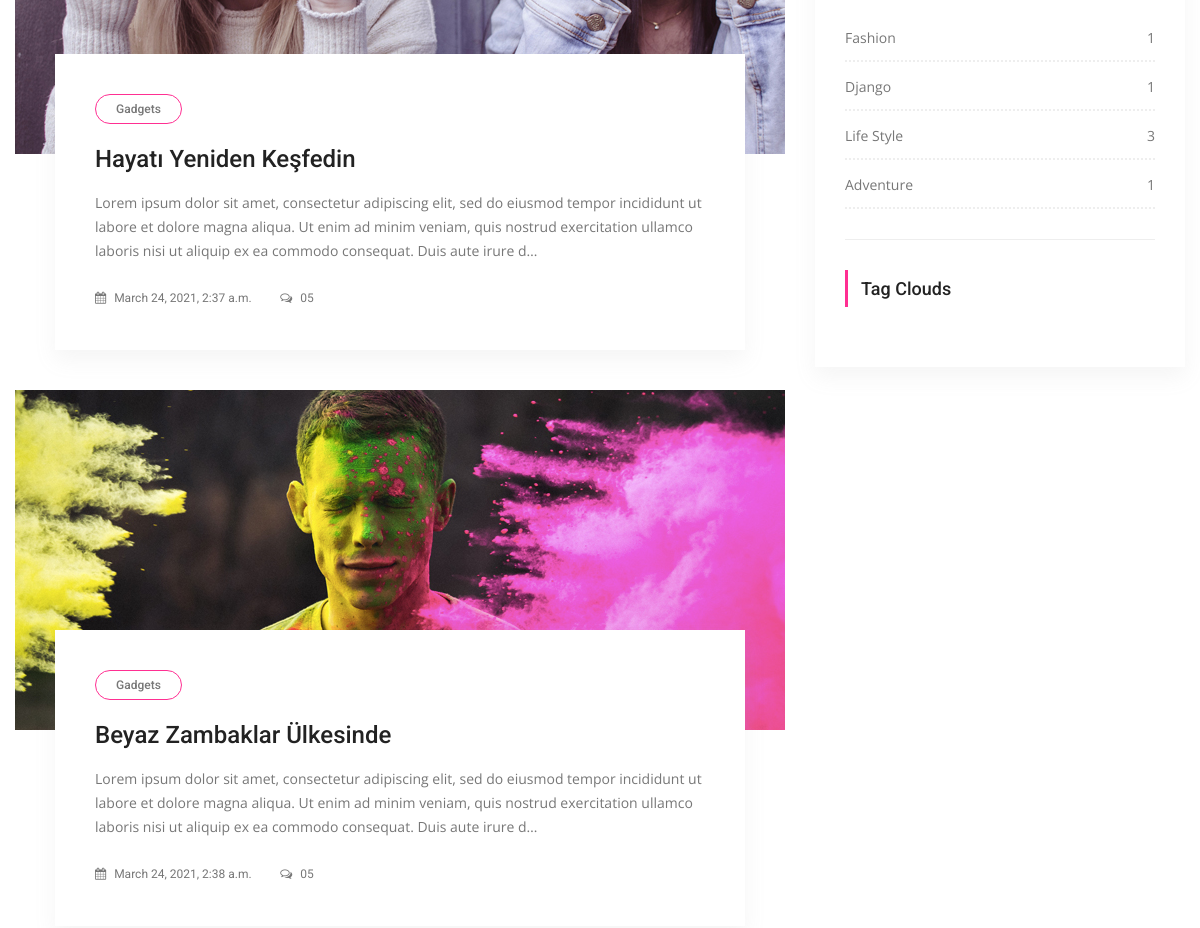
/ (middle part), run on an earlier commit of the app's database.
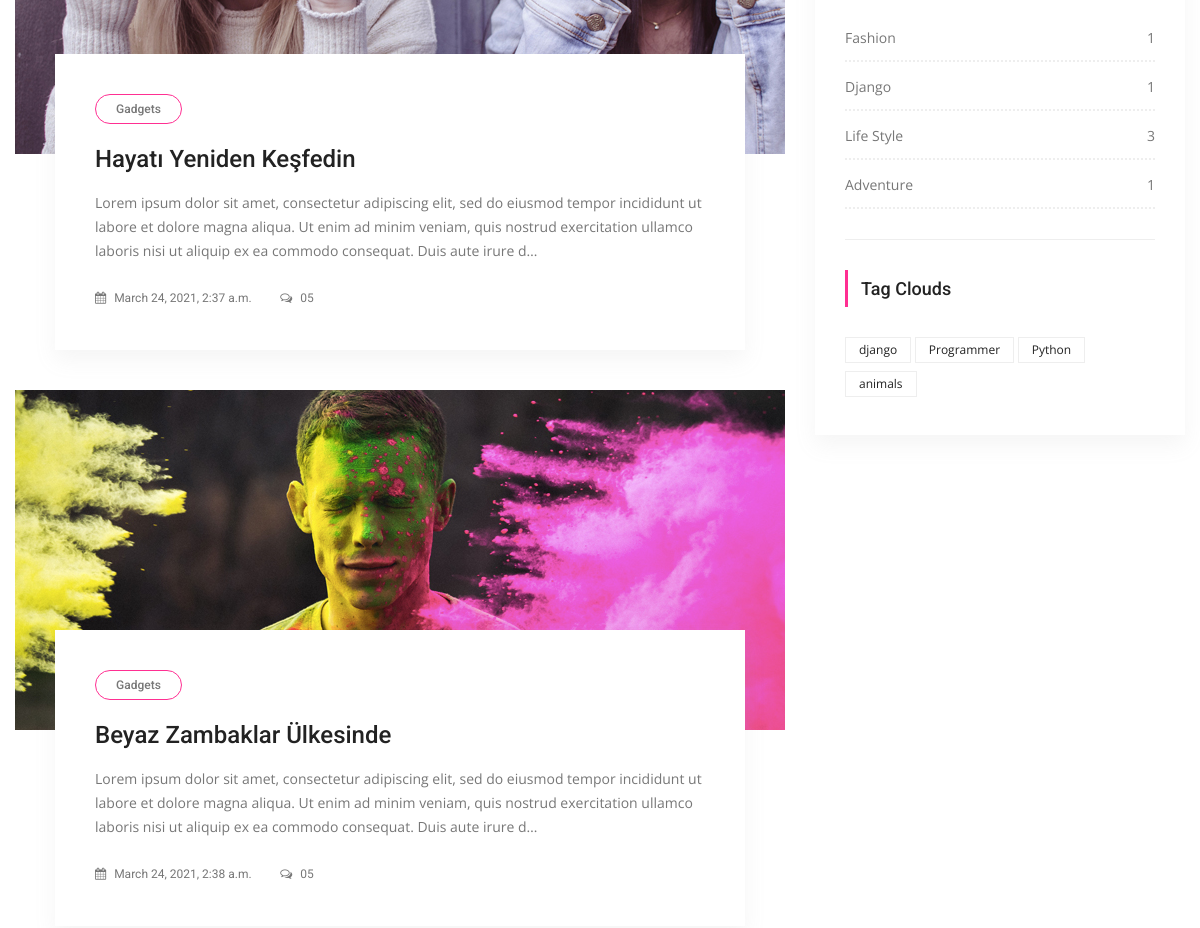
And on a later commit of the database.
### posts/models.py (models this page shows, shortened)
class Post(models.Model):
    title = models.CharField(max_length=150)
    content = models.TextField()
    publishing_date = models.DateTimeField(auto_now_add=True)
    image = models.ImageField(null=True,blank=True, upload_to='resimler/',default="resimler/sean-o-KMn4VEeEPR8-unsplash.jpg")
    user = models.ForeignKey(settings.AUTH_USER_MODEL, on_delete=models.CASCADE, default=1)#ForeignKey -> 1'e çok yani, 1 kullanıcı bir sürü yazı ekleyebilir ilişkisi
    slug = models.SlugField(default="slug", editable=False)
    category = models.ForeignKey(Category,on_delete=models.CASCADE, default=1, related_name="posts")#1 Category'nin ->BİR SÜRÜ POSTU OLABİLİR , category -> one, Post Many
    tag = models.ManyToManyField(Tag,related_name="posts", blank=True)
    slider_post = models.BooleanField(default=False)
    """
   1 user -> Bir sürü yazısı olabilir, fakat 1 yazının(Aynı yazı) bir sürü useri olamaz :ForeignKey
    1 etiket bir çok posta ait olabilir, aynı zamanda o yazıda bir çok etikete sahip olabilir:ManyToMany
    """

class Category(models.Model):
    title = models.CharField(max_length=250)
    slug = models.SlugField(editable=False)
    def post_count(self):
        return self.posts.all().count() #posts -> related_name="posts" dan geliyor..

class Tag(models.Model):
    title = models.CharField(max_length = 50)
    slug = models.SlugField(editable = False )
    def __str__(self):
        return self.title

### posts/views.py (the view)
# urls.py: path('', IndexView.as_view(), name='index'),
class IndexView(ListView):
    template_name = 'posts/index.html' #templates->posts->index.html
    model = Post
    context_object_name = 'posts'  #key ->value gibi düşünebilirsin.
    def get_context_data(self, *, object_list=None, **kwargs):
        context = super(IndexView,self).get_context_data(**kwargs)
        context['slider_posts'] = Post.objects.all().filter(slider_post=True)
        return context

### posts/templatetags/custom_tags.py (called while the page is built)
@register.simple_tag(name="categories")
def all_categories():
    return Category.objects.all()

@register.simple_tag(name="tags")
def all_tags():
    return Tag.objects.all()

### templates/posts/index.html (shortened to what this page needs)
{% extends 'base.html' %}
{% load static %}
{% block content %}
        <section class="blog_area p_120">
            <div class="container">
                <div class="row">
                    <div class="col-lg-8">
                        <div class="blog_left_sidebar">
                            {% for post in posts %}
                            <article class="blog_style1">
                            	<div class="blog_img">
                            		<img class="img-fluid" src="{{ post.image.url }}" alt="">
                            	</div>
                            	<div class="blog_text">
									<div class="blog_text_inner">
										<a class="cat" href="#">Gadgets</a>
										<a href="{% url 'detail' pk=post.id slug=post.slug %}"><h4>{{ post.title }}</h4></a>
										<p>{{ post.content | safe | truncatechars_html:250 }}</p>
										<div class="date">
											<a href="#"><i class="fa fa-calendar" aria-hidden="true"></i> {{ post.publishing_date }}</a>
											<a href="#"><i class="fa fa-comments-o" aria-hidden="true"></i> 05</a>
										</div>
									</div>
                            	</div>
                            </article>
                            {% endfor %}
                        </div>
                    </div>
                {% include 'right_side.html' %}
                </div>
            </div>
        </section>
{% endblock %}

### templates/base.html (shortened to what this page needs)
{% load static %}
<!doctype html>
<html lang="en">
    <head>
        <link rel="stylesheet" href="{%  static   "css/bootstrap.css"  %}">
        <link rel="stylesheet" href="{%  static  "vendors/linericon/style.css"  %}">
        <link rel="stylesheet" href="{%  static   "css/font-awesome.min.css"  %}">
        <link rel="stylesheet" href="{%  static  "vendors/owl-carousel/owl.carousel.min.css"  %}">
        <link rel="stylesheet" href="{%  static  "vendors/lightbox/simpleLightbox.css"  %}">
        <link rel="stylesheet" href="{%  static  "vendors/nice-select/css/nice-select.css"  %}">
        <link rel="stylesheet" href="{%  static  "vendors/animate-css/animate.css"  %}">
        <link rel="stylesheet" href="{%  static  "vendors/jquery-ui/jquery-ui.css"  %}">
        <link rel="stylesheet" href="{%  static   "css/style.css"  %}">
        <link rel="stylesheet" href="{%  static   "css/responsive.css"  %}">
    </head>
    <body>
    {% block content %}
    {% endblock %}
    </body>
</html>

### templates/right_side.html (shortened to what this page needs)
{% load static %}
{% load custom_tags %}
  <div class="col-lg-4">
            <div class="blog_right_sidebar">
                <aside class="single_sidebar_widget post_category_widget">
                    <ul class="list cat-list">
                       {% categories as categories %}
                        {% for category in categories %}
                        <li>
                            <a href="{% url 'category_detail' pk=category.id slug=category.slug %}" class="d-flex justify-content-between">
                                <p>{{ category.title }}</p>
                                <p>{{ category.post_count }}</p>
                            </a>
                        </li>
                        {% endfor %}
                    </ul>
                    <div class="br"></div>
                </aside>
                <aside class="single-sidebar-widget tag_cloud_widget">
                    <h4 class="widget_title">Tag Clouds</h4>
                    <ul class="list">
                        {% tags as etiketler %}
                        {% for etiket in etiketler %}
                        <li><a href="{% url 'tag_detail' etiket.slug %}">{{ etiket }}</a></li>
                        {% endfor %}
                    </ul>
                </aside>
            </div>
        </div>

### static/css/style.css (style rules this page uses)
.list { list-style: none; margin: 0px; padding: 0px; }
body { line-height: 24px; font-size: 14px; font-family: "Open Sans", sans-serif; font-weight: normal; color: #777777; }
h1, h2, h3, h4, h5, h6 { font-family: "Roboto", sans-serif; font-weight: 500; }
.p_120 { padding-top: 120px; padding-bottom: 120px; }
@media (min-width: 1200px) { .container { max-width: 1200px; } }
.blog_right_sidebar { -webkit-box-shadow: 0px 10px 20px 0px rgba(153, 153, 153, 0.1); box-shadow: 0px 10px 20px 0px rgba(153, 153, 153, 0.1); padding: 30px; }
.blog_right_sidebar .widget_title { font-size: 18px; line-height: 25px; text-align: left; color: #222222; border-left: 3px solid #ff2f92; padding: 6px 0px 6px 13px; margin-bottom: 30px; }
.blog_right_sidebar .post_category_widget .cat-list li { border-bottom: 2px dotted #eee; -webkit-transition: all 0.3s ease 0s; -o-transition: all 0.3s ease 0s; transition: all 0.3s ease 0s; padding-bottom: 12px; }
.blog_right_sidebar .post_category_widget .cat-list li a { font-size: 14px; line-height: 20px; color: #777; }
.blog_right_sidebar .post_category_widget .cat-list li a p { margin-bottom: 0px; }
.blog_right_sidebar .post_category_widget .cat-list li + li { padding-top: 15px; }
.blog_right_sidebar .tag_cloud_widget ul li { display: inline-block; }
.blog_right_sidebar .tag_cloud_widget ul li a { display: inline-block; border: 1px solid #eee; background: #fff; padding: 0px 13px; margin-bottom: 8px; -webkit-transition: all 0.3s ease 0s; -o-transition: all 0.3s ease 0s; transition: all 0.3s ease 0s; color: #222222; font-size: 12px; }
.blog_right_sidebar .br { width: 100%; height: 1px; background: #eeeeee; margin: 30px 0px; }
h4 { font-size: 18px; }
.blog_style1 { margin-bottom: 40px; }
.blog_style1 .blog_text { padding-left: 40px; padding-right: 40px; }
.blog_style1 .blog_text .blog_text_inner { background: #fff; margin-top: -100px; position: relative; -webkit-box-shadow: 0px 10px 20px 0px rgba(153, 153, 153, 0.1); box-shadow: 0px 10px 20px 0px rgba(153, 153, 153, 0.1); padding: 40px; }
.blog_style1 .blog_text .blog_text_inner .cat { display: inline-block; border: 1px solid #ff2f92; line-height: 28px; padding: 0px 20px; color: #777777; border-radius: 15px; font-size: 12px; font-family: "Roboto", sans-serif; margin-bottom: 20px; font-weight: 500; }
.blog_style1 .blog_text .blog_text_inner h4 { font-size: 24px; font-family: "Roboto", sans-serif; line-height: 30px; color: #222222; padding-right: 20px; margin-bottom: 17px; -webkit-transition: all 300ms linear 0s; -o-transition: all 300ms linear 0s; transition: all 300ms linear 0s; }
.blog_style1 .blog_text .blog_text_inner p { font-size: 14px; line-height: 24px; color: #777777; margin-bottom: 22px; }
.blog_style1 .blog_text .blog_text_inner .date a { color: #777777; font-size: 12px; font-weight: normal; font-family: "Roboto", sans-serif; margin-right: 25px; -webkit-transition: all 300ms linear 0s; -o-transition: all 300ms linear 0s; transition: all 300ms linear 0s; }
.blog_style1 .blog_text .blog_text_inner .date a i { padding-right: 5px; }
.blog_style1 .blog_text .blog_text_inner .date a:last-child { margin-right: 0px; }

What changed in the data, as far as the page shows it:
added Tag: title "django"
added Tag: title "Programmer"
added Tag: title "Python"
added Tag: title "animals"
